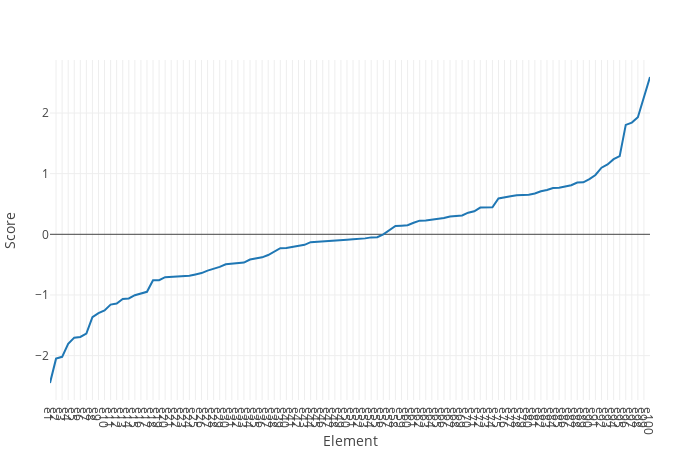

The notebook cell this image was saved under:
### Code cell
element_score_, element_ = sort_like((element_score_, element_))

plot_x_y((element_score_,); layout = merge(layout, Layout(yaxis_title = "Score")))

### Figure 1 — Plotly figure (JSON) as saved in the notebook; plotly's stock layout.template omitted (floating-point values rounded to 4 significant figures)
{"data": [{"name": "1", "type": "scatter", "x": [1, 2, 3, 4, 5, 6, 7, 8, 9, 10, 11, 12, 13, 14, 15, 16, 17, 18, 19, 20, 21, 22, 23, 24, 25, 26, 27, 28, 29, 30, 31, 32, 33, 34, 35, 36, 37, 38, 39, 40, 41, 42, 43, 44, 45, 46, 47, 48, 49, 50, 51, 52, 53, 54, 55, 56, 57, 58, 59, 60, 61, 62, 63, 64, 65, 66, 67, 68, 69, 70, 71, 72, 73, 74, 75, 76, 77, 78, 79, 80, 81, 82, 83, 84, 85, 86, 87, 88, 89, 90, 91, 92, 93, 94, 95, 96, 97, 98, 99, 100], "y": [-2.451, -2.05, -2.019, -1.805, -1.703, -1.692, -1.636, -1.365, -1.298, -1.254, -1.159, -1.141, -1.065, -1.058, -1.004, -0.9726, -0.9479, -0.7562, -0.7555, -0.7069, -0.6993, -0.6943, -0.6903, -0.6836, -0.6611, -0.6394, -0.5978, -0.5733, -0.537, -0.4946, -0.4883, -0.4788, -0.4665, -0.4165, -0.4038, -0.3797, -0.3412, -0.2786, -0.2297, -0.2247, -0.2103, -0.1893, -0.1732, -0.1297, -0.1244, -0.1225, -0.118, -0.106, -0.1041, -0.09017, -0.08247, -0.07951, -0.067, -0.05063, -0.04718, 0.0004771, 0.07328, 0.1382, 0.1429, 0.1495, 0.1904, 0.2253, 0.2287, 0.2444, 0.2479, 0.2681, 0.2944, 0.3037, 0.3105, 0.3564, 0.3797, 0.4404, 0.4406, 0.4461, 0.5922, 0.6041, 0.6269, 0.6436, 0.6519, 0.6526, 0.6738, 0.7106, 0.7313, 0.7636, 0.7677, 0.7841, 0.8092, 0.8531, 0.8577, 0.9113, 0.9784, 1.099, 1.153, 1.239, 1.288, 1.804, 1.842, 1.929, 2.271, 2.593]}], "layout": {"autosize": false, "height": 450, "margin": {"b": 50, "l": 50, "r": 50, "t": 60}, "templateaa": "plotly_white", "width": 700, "xaxis": {"autorange": true, "range": [1, 100], "ticktext": ["e1", "e2", "e3", "e4", "e5", "e6", "e7", "e8", "e9", "e10", "e11", "e12", "e13", "e14", "e15", "e16", "e17", "e18", "e19", "e20", "e21", "e22", "e23", "e24", "e25", "e26", "e27", "e28", "e29", "e30", "e31", "e32", "e33", "e34", "e35", "e36", "e37", "e38", "e39", "e40", "e41", "e42", "e43", "e44", "e45", "e46", "e47", "e48", "e49", "e50", "e51", "e52", "e53", "e54", "e55", "e56", "e57", "e58", "e59", "e60", "e61", "e62", "e63", "e64", "e65", "e66", "e67", "e68", "e69", "e70", "e71", "e72", "e73", "e74", "e75", "e76", "e77", "e78", "e79", "e80", "e81", "e82", "e83", "e84", "e85", "e86", "e87", "e88", "e89", "e90", "e91", "e92", "e93", "e94", "e95", "e96", "e97", "e98", "e99", "e100"], "tickvals": [1, 2, 3, 4, 5, 6, 7, 8, 9, 10, 11, 12, 13, 14, 15, 16, 17, 18, 19, 20, 21, 22, 23, 24, 25, 26, 27, 28, 29, 30, 31, 32, 33, 34, 35, 36, 37, 38, 39, 40, 41, 42, 43, 44, 45, 46, 47, 48, 49, 50, 51, 52, 53, 54, 55, 56, 57, 58, 59, 60, 61, 62, 63, 64, 65, 66, 67, 68, 69, 70, 71, 72, 73, 74, 75, 76, 77, 78, 79, 80, 81, 82, 83, 84, 85, 86, 87, 88, 89, 90, 91, 92, 93, 94, 95, 96, 97, 98, 99, 100], "title": {"text": "Element"}, "type": "linear"}, "yaxis": {"autorange": true, "range": [-2.732, 2.874], "title": {"text": "Score"}, "type": "linear"}}}
